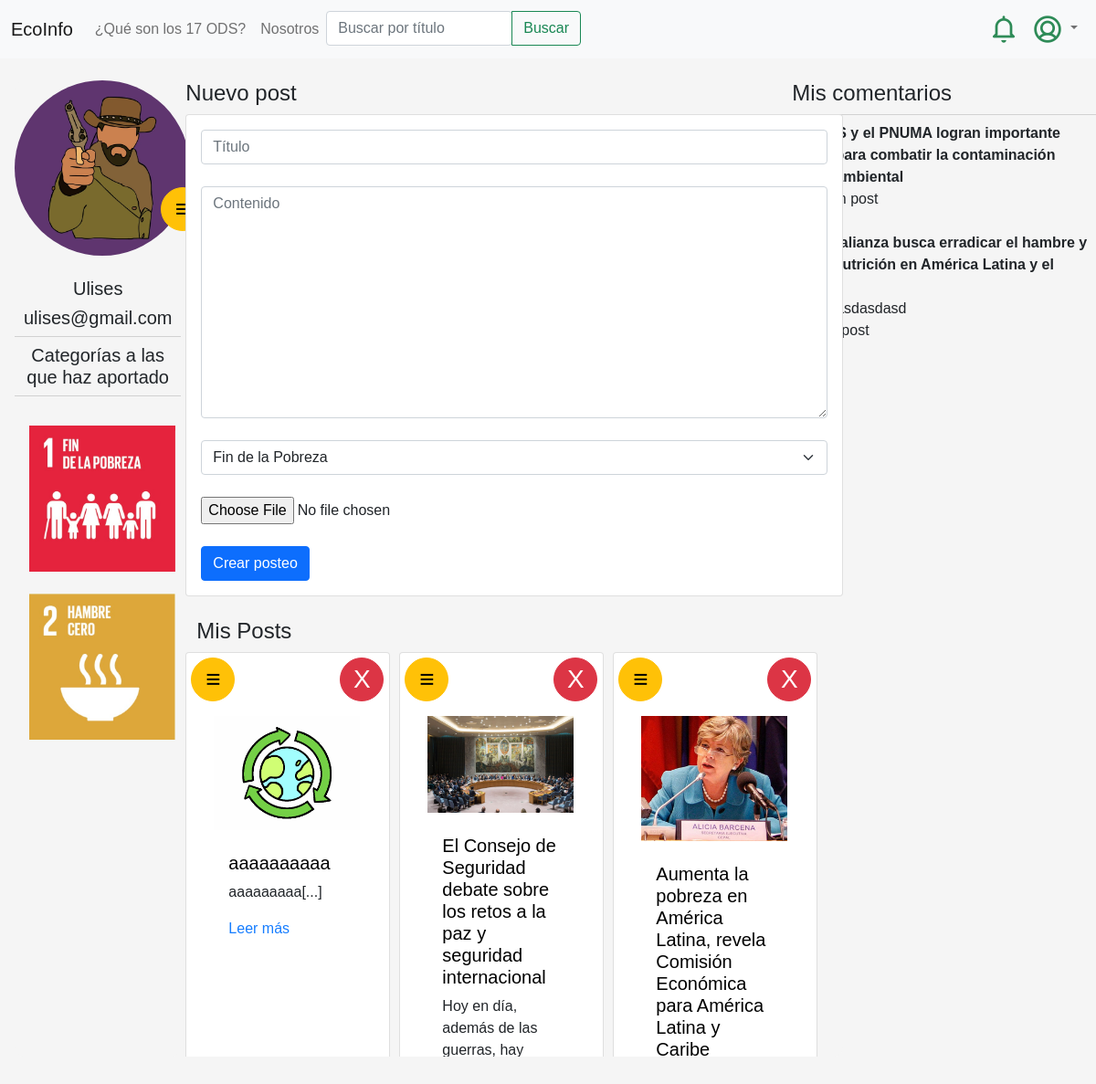
The page /perfil_usuario/ (signed in) on the database as committed earlier.
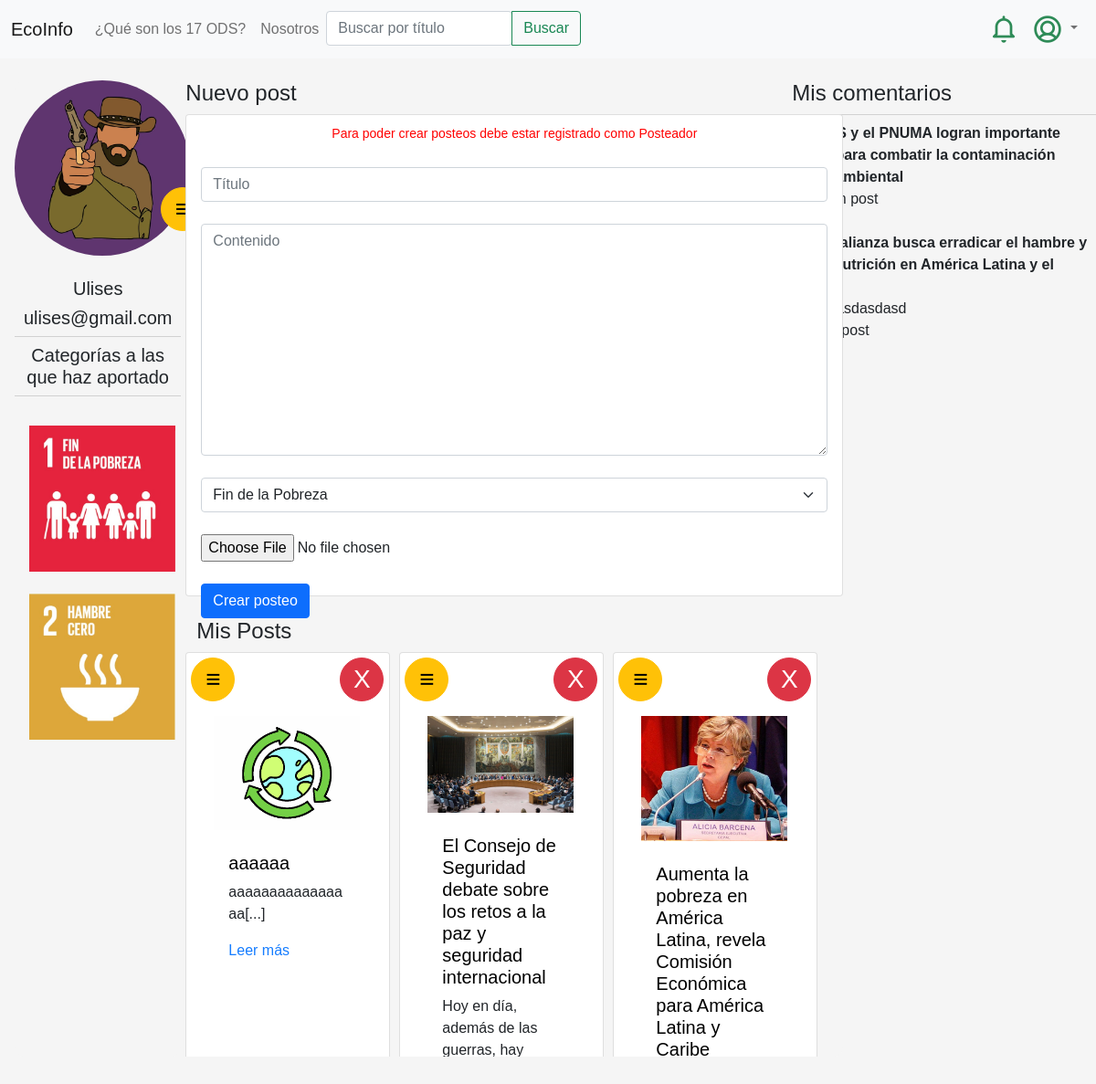
The same page on the database as committed later.
### feed/models.py (models this page shows, shortened)
class categoria(models.Model):
    name = models.CharField(max_length=50)
    imagen = models.ImageField(upload_to='categoria',default='categoria_default.png')

class post(models.Model):
    posteador = models.ForeignKey(User, on_delete=models.CASCADE, null=True)
    titulo = models.CharField(max_length=100)
    contenido = models.TextField()
    pre_contenido = models.TextField()
    categoria = models.ForeignKey(categoria, on_delete=models.CASCADE,  default=1, null=False)
    creado_en = models.DateTimeField(auto_now_add=True)
    actualizado_en = models.DateTimeField(auto_now=True)
    me_gusta = models.IntegerField(default=0)
    no_megusta = models.IntegerField(default=0)
    imagen = models.FileField(upload_to='imagenes_posts', default='post_default.jpg')
    visitas = models.IntegerField(default=0)

class comentario(models.Model):
    post = models.ForeignKey(post, on_delete=models.CASCADE)
    comentador = models.ForeignKey(User, on_delete=models.CASCADE, null=True)
    nombre_comentador = models.CharField(max_length=50, null=True)
    contenido = models.TextField()
    creado_en = models.DateTimeField(auto_now_add=True)
    actualizado_en = models.DateTimeField(auto_now=True)
    aprobado = models.BooleanField(default=False)

### feed/views.py (the view)
# urls.py: path('perfil_usuario/',views.perfil_usuario, name='perfil_usuario'),
@login_required
def perfil_usuario(request):
    notif_user = notificaciones.objects.filter(post__posteador_id=request.user.id ).exclude(usuario_id = request.user.id).order_by('creado_en').reverse()[:10]
    mis_posteos = post.objects.filter(posteador_id=request.user.id).order_by('creado_en').reverse()
    mis_categorias = categoria.objects.filter(id__in = mis_posteos.values('categoria_id'))
    mis_comentarios = comentario.objects.filter(comentador_id=request.user.id).order_by('creado_en').reverse()
    posteos = post.objects.filter(comentario__comentador_id=request.user.id).distinct()
    categorias = categoria.objects.all()
    usuario_actual = usuario.objects.get( usuario_fk_id =request.user.id)
    contexto = {'mis_posteos':mis_posteos, 'mis_comentarios':mis_comentarios, 'categorias':categorias, 'notif_user':notif_user, 'mis_categorias':mis_categorias, 'usuario_actual':usuario_actual, 'posteos':posteos}
    return render(request,"mi_contenido.html",contexto)

### feed/templates/mi_contenido.html (shortened to what the changed rows need)
{% extends "base.html" %}
{% block content %}
<body style="background: whitesmoke;" >
<br><br><br>
<div class="perfil_usuario"  >
    <div class="usuario_datos"  style="margin-left: 1rem;">
        <br>
        <div id=global_mis_catetorias >
            {% if mis_categorias %}
            <div id= mensajes >
                {% for mi_categoria in mis_categorias %}
                <a href= ""  style="margin-left: 1rem;" >
                    <br>
                    <img src="{{mi_categoria.imagen.url}} " alt="categorias" style="height: 10rem; width: 10rem; margin-left: 1rem; ">
                    <br>
                  </a>
                {% endfor %}
            </div>
            {% endif %}
        </div>
    </div>
<div class="post" ib="global">
    <div class="card" style="height: 33rem; width: 45rem;">
        {% if usuario_actual.tipo_usuario_id == 1 %}
    <small style="text-align: center; padding: 10px; color: rgb(255, 0, 0); " >Para poder crear posteos debe estar registrado como Posteador</small>
    {% endif %}
        <div class="card-body" >
    <form action="{% url 'agregar_post' %} " method="POST"  enctype="multipart/form-data"> {% csrf_token %}
        <br>
        <br>
        <br>
    </form>
    </div>
</div>
<br>
    <div id="global_comentarios" >
    <section class="main-section row" id="mensajes" style="margin-left: auto;">
     {% for post in mis_posteos %}
     <div class="card" style="width: 14rem; margin-right: 10px; margin-block-end: 10px;" >
        <div class="box01" style="margin-top: -25px;">
            <div class="box02" >
                <a  href="{% url 'editar_post' id=post.id %}" class="btn btn-warning" tipe="submit"  style=" width: 3rem; height: 3rem; border-radius: 25px; margin-left: -25px;" ><h3>≡</h3>  </a>
            </div>
            <div class="box03" >
                <a href="{% url 'eliminar_post' id=post.id %}" class="btn btn-danger btnEliminacion" tipe="submit"  style="width: 3rem; height: 3rem; border-radius: 25px; margin-left: 115px"  > <h3>X </h3> </a>
            </div>
        </div>
         <div class="card-body">
            <a href="{% url 'leer_posteo' id=post.id %}">
            <img src="{{post.imagen.url}}" alt="{{post.tipo_17_ODS}}" style="width:10rem; margin-left:-1rem;">
            <br><br>
            <h5 class="card-title"> {{ post.titulo }}</h5>
            </a>
             <p class="card-text" > {{ post.pre_contenido }}</p>
             <a href="{% url 'leer_posteo' id=post.id %}" style="color: #167dff; " >
                Leer más
            </a>
         </div>
     </div>
    {% endfor %}
    </section>
    </div>
</div>
<div class="cometarios" style=" margin-left: 4rem;" >
    <div id="global_mis_catetorias" >
        <div id="mansajes">
    {%if mis_comentarios %}
        {% for post in posteos %}
           <strong>{{post.titulo}} </strong>
             {% for comentario in mis_comentarios %}
                {% if comentario.post_id == post.id %}
                    <li> {{ comentario.contenido }}
                    </li>
                {% endif %}
            {% endfor %}
            <br>
        {% endfor %}
    {% endif %}
</div>
</div>
</div>
</div>
</body>
{% endblock %}

Rows that differ between the two databases and show on the page:
removed post: imagen (placeholder picture), titulo "aaaaaaaaaa", pre_contenido "aaaaaaaaa[...]", shown under "Mis Posts"
changed usuario: tipo_usuario_id 2 → 1 (drawn)
added post: imagen (placeholder picture), titulo "aaaaaa", pre_contenido "aaaaaaaaaaaaaaaa[...]", shown under "Mis Posts"
Other text that changed with them:
text now shown: "Para poder crear posteos debe estar registrado como Posteador"
